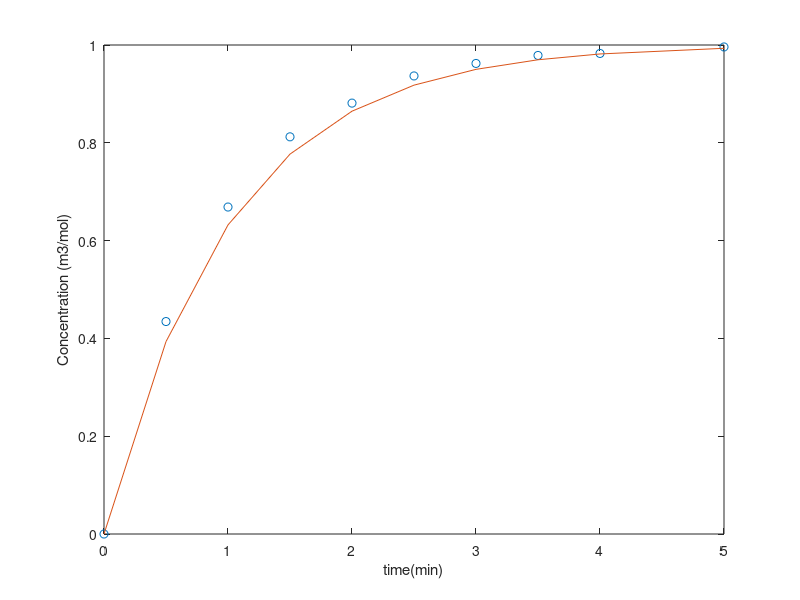

This chart was generated by the following MATLAB code: (Note: this script raises an error after producing the figure.)
close, clear, clc
global alpha beta tau_tot Cin_tracer time y C

time = [0,0.5,1,1.5,2,2.5,3,3.5,4,5]; %min
C = [0, 0.43449,0.66865,0.81223,0.881173,0.936730,0.962299,0.978663,0.982717,0.995999]; %kmol/m3

k = 5; % m3/kmol/min
Vtot = 0.7; % l
Qtot = 0.7; % l/min
Cain = 10; % kmol/m3
tau_tot = Vtot/Qtot; % min

F = 1 - exp(-time/tau_tot);

figure
plot(time,C, 'o')
xlabel('time(min)')
ylabel('Concentration (m3/mol)')

hold on
plot(time, F)

Cin_tracer = 1;

%fitting procedure
firstGuess = [0.4 0.98]'; %alpha beta
parameters = lsqcurvefit(@modelfunction, firstGuess, time, C, [0 0], [1 1]);

figure 
plot(time,C,'ko')
hold on
plot(time, modelfunction(parameters, time),'b-')
legend('data','fitted exponential')



%% Model Function
function modelfunction = modelfunction(parameters, t)
global alpha beta tau_tot Cin_tracer time y C
    alpha = parameters(1);
    beta = parameters(2);

    C1 = ones(length(time),1);
    Cout = ones(length(time),1);

    [t,y] = ode23(@tracerEq, [0:0.5:5],0);

    for i=1:length(time)
        for j=1:length(t)
            if t(j) == time(i)
                C1(j) = y(j);
                break;
            end
        end
    end
Cout = alpha*Cin_tracer + (1-alpha)*C1;
modelfunction = Cout;
end
%%
function tracerEq = tracerEq(t,c)
    global alpha beta tau_tot Cin_tracer 
    tracerEq = 1/tau_tot * (1-alpha)/(1-beta)*(Cin_tracer-c);
end